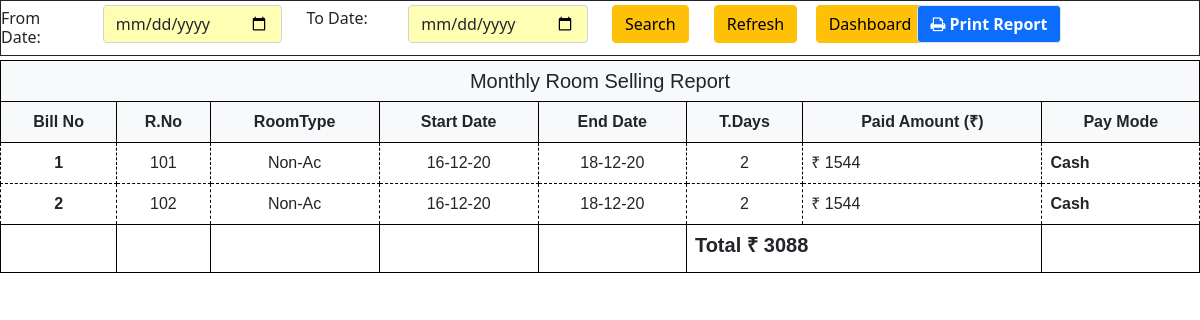
The app's page /Paymodedatewise/ with its own data.
### ghouse/models.py (models this page shows, shortened)
class checkinmodel(models.Model):
    chno = models.IntegerField(primary_key=True,blank=True,serialize=True,)
    chindate = models.DateField(default=datetime.now().strftime('%Y-%m-%d'),)
    chintime = models.TimeField(default=datetime.now().strftime('%H:%M:%S'),)
    choutdate = models.DateField()
    chouttime = models.TimeField()
    rno = models.IntegerField()
    rtype = models.CharField(max_length=100)
    rprice = models.IntegerField()
    rstatus = models.BooleanField(default=False)
    fullname = models.CharField(max_length=500)
    companyname = models.CharField(max_length=200)
    designation = models.CharField(max_length=200)
    mobile = models.PositiveIntegerField()
    emailid = models.EmailField(max_length=200)
    city = models.CharField(max_length=100)
    state = models.CharField(max_length=100)
    country = models.CharField(max_length=100,default='India')
    fulladdress = models.TextField(max_length=500)
    chtotaldays = models.CharField(max_length=100,blank=True)
    person = models.IntegerField()
    extraperson = models.IntegerField(default=0)
    extrarate = models.IntegerField(default=0)
    totalextrarate = models.IntegerField(default=0,null=True,blank=True)
    extradays = models.IntegerField(default=1)
    totalamount = models.FloatField(null=True,blank=True)
    actualamount = models.FloatField(null=True,blank=True)
    finalamount = models.DecimalField(default=0,blank=True,decimal_places=2,max_digits=6)
    roundamount = models.IntegerField(null=True,blank=True)
    advancepaidamount = models.IntegerField(default=0,null=True)
    paybleamount = models.IntegerField(null=True,blank=True)
    totalroomtarif = models.IntegerField(default=0,blank=True)
    roomamount = models.IntegerField(default=0,blank=True)
    gstamount = models.DecimalField(default=0,blank=True,decimal_places=2,max_digits=6)
    foodbillamount = models.IntegerField(default=0)
    laundybill = models.IntegerField(default=0)
    phonebill = models.IntegerField(default=0)
    Internetcharge = models.IntegerField(default=0)
    otherchargelable = models.CharField(blank=True,max_length=100)
    othercharge = models.IntegerField(default=0,null=True,blank=True)
    gst = models.FloatField(null=True,blank=True)
    gstshow = models.FloatField(null=True,blank=True)
    discount = models.IntegerField(default=0,blank=True)
    discountamount = models.FloatField(null=True,blank=True)
    paymethod = models.CharField(max_length=200,default='Cash')
    objects = models.Manager()

### ghouse/views.py (the view)
# urls.py: path('Paymodedatewise/',Paymodedatewise,name='Paymodedatewise'),
def Paymodedatewise(request):
    alldata = checkinmodel.objects.all()
    filterdata = monthlysellingrpt(request.GET, queryset=alldata)
    alldata = filterdata.qs
    sumofpaybleamount = alldata.aggregate(Sum('paybleamount'))[
        'paybleamount__sum']
    showgst = checkinmodel.objects.all()
    context = {'alldata': alldata, 'filterdata': filterdata,
               'sumofpaybleamount': sumofpaybleamount, 'showgst': showgst}
    return render(request, 'paymodereport.html', context)

### ghouse/templates/paymodereport.html (shortened to what this page needs)
{% load widget_tweaks %}
{% load static %}
<!DOCTYPE html>
<html>
<head>
    <link href="https://cdn.jsdelivr.net/npm/bootstrap@5.0.0-alpha3/dist/css/bootstrap.min.css" rel="stylesheet"
>
        <link rel="stylesheet" href="https://stackpath.bootstrapcdn.com/font-awesome/4.7.0/css/font-awesome.min.css">
</head>
<body>
    <div class="page" style="border: solid; border-width: 1px;">
        <div class=" mx-auto">
            <div>
                <form action="" method="GET">
                    <div class="row">
                        <div id="hello" class="col-1 text-right mt-2 h6 ">{{ filterdata.form.fromdate.label_tag }}</div>
                        <div id="hello" class="col-2 mt-1 ">
                            {% render_field filterdata.form.fromdate class="form-control" type="date" style="background-color: #ffffb3;" %}
                        </div>
                        <div id="hello" class="col-1 text-right mt-2 h6 ">{{ filterdata.form.todate.label_tag }}</div>
                        <div id="hello" class="col-2 mt-1 mb-1 ">
                            {% render_field filterdata.form.todate class="form-control" type="date" style="background-color: #ffffb3;" %}
                        </div>
                        <div id="hello" class="col-1 mt-1 mb-1 "><button class="btn btn-warning"
                                type="submit">Search</button></div>
                        <div id="hello" class="col-1 mt-1 mb-1"><a href="{% url 'Paymodedatewise' %}"
                                class="btn btn-warning">Refresh</a></div>
                        <div id="hello" class="col-1 mr-1 mt-1 mb-1"><a href="{% url 'dashboard' %}"
                                class="btn btn-warning">Dashboard</a></div>
                        <div id="hello" class="col-2 mr-1 mt-1 mb-1"><button id="hello"
                                class=" border btn btn-primary   " type="button" onClick="window.print()"><b><i class="fa fa-print"></i> Print
                                    Report</b></button></div>
                    </div>
                </form>
            </div>
        </div>
    </div>
    <div class="mt-1">
        <table class="table table-bordered" style="font-size: 1rem; font-family: Arial, Helvetica, sans-serif;">
            <thead class="bg-light">
                <tr>
                    <th class="h5 text-bold text-center" colspan="14"
                        style="border-width: 1px; border-style: solid; border-color: black;">
                        Monthly Room Selling Report
                    </th>
                </tr>
                <tr style="border-width: 1px; border-style: solid; border-color: black;">
                    <th class="text-center">Bill No</th>
                    <th class="text-center">R.No</th>
                    <th class="text-center">RoomType</th>
                    <th class="text-center">Start Date</th>
                    <th class="text-center">End Date</th>
                    <th class="text-center">T.Days</th>
                    <th class="text-center">Paid Amount (₹)</th>
                    <th class="text-center">Pay Mode</th>
                </tr>
            </thead>
            <tbody>
                {% for i in alldata %}
                <tr style="border-width: 1px; border-style: dashed; border-color: black;">
                    <td style="border-width: 1px; border-style: dashed; border-color: black;" class="text-center">
                        <strong>{{i.chno}}</strong></td>
                    <td style="border-width: 1px; border-style: dashed; border-color: black;" class="text-center">
                        {{i.rno}}</td>
                    <td style="border-width: 1px; border-style: dashed; border-color: black;" class="text-center">
                        {{i.rtype}}
                    </td>
                    <td style="border-width: 1px; border-style: dashed; border-color: black;" class="text-center">
                        {{i.chindate|date:'d-m-y'}}</td>
                    <td style=" border-width: 1px; border-style: dashed; border-color: black;" class="text-center">
                        {{i.choutdate|date:'d-m-y'}}</td>
                    <td style="border-width: 1px; border-style: dashed; border-color: black;" class="text-center">
                        {{i.chtotaldays}}</td>
                    <td style="border-width: 1px; border-style: dashed; border-color: black;" class="text-right">₹
                        {{i.paybleamount}}</td>
                    <td style="border-width: 1px; border-style: dashed; border-color: black;">
                        <b>{{i.paymethod}}</b></td>
                </tr>
                {% empty %}
                <div class="alert alert-danger text-center"><b>------ No Any Record Found ------</b></div>
                {% endfor %}
                <tr style="border-width: 1px; border-style: solid; border-color: black;">
                    <td></td>
                    <td></td>
                    <td></td>
                    <td></td>
                    <td></td>
                    <td colspan="2" class="h5" style="height: 3rem; "><b>Total</b> <b class="float-right">₹
                            {{sumofpaybleamount}}</b></td>
                    <td></td>
                </tr>
            </tbody>
        </table>
    </div>
</body>
</html>

### records on screen
checkinmodel: chno "1", rno "101", rtype "Non-Ac", chindate "16-12-20", choutdate "18-12-20", chtotaldays "2", paybleamount "1544", paymethod "Cash"
checkinmodel: chno "2", rno "102", rtype "Non-Ac", chindate "16-12-20", choutdate "18-12-20", chtotaldays "2", paybleamount "1544", paymethod "Cash"

### other values on screen
{{ filterdata.form.fromdate.label_tag }} "From Date:"
{{ filterdata.form.todate.label_tag }} "To Date:"
{{ sumofpaybleamount }} "3088"
